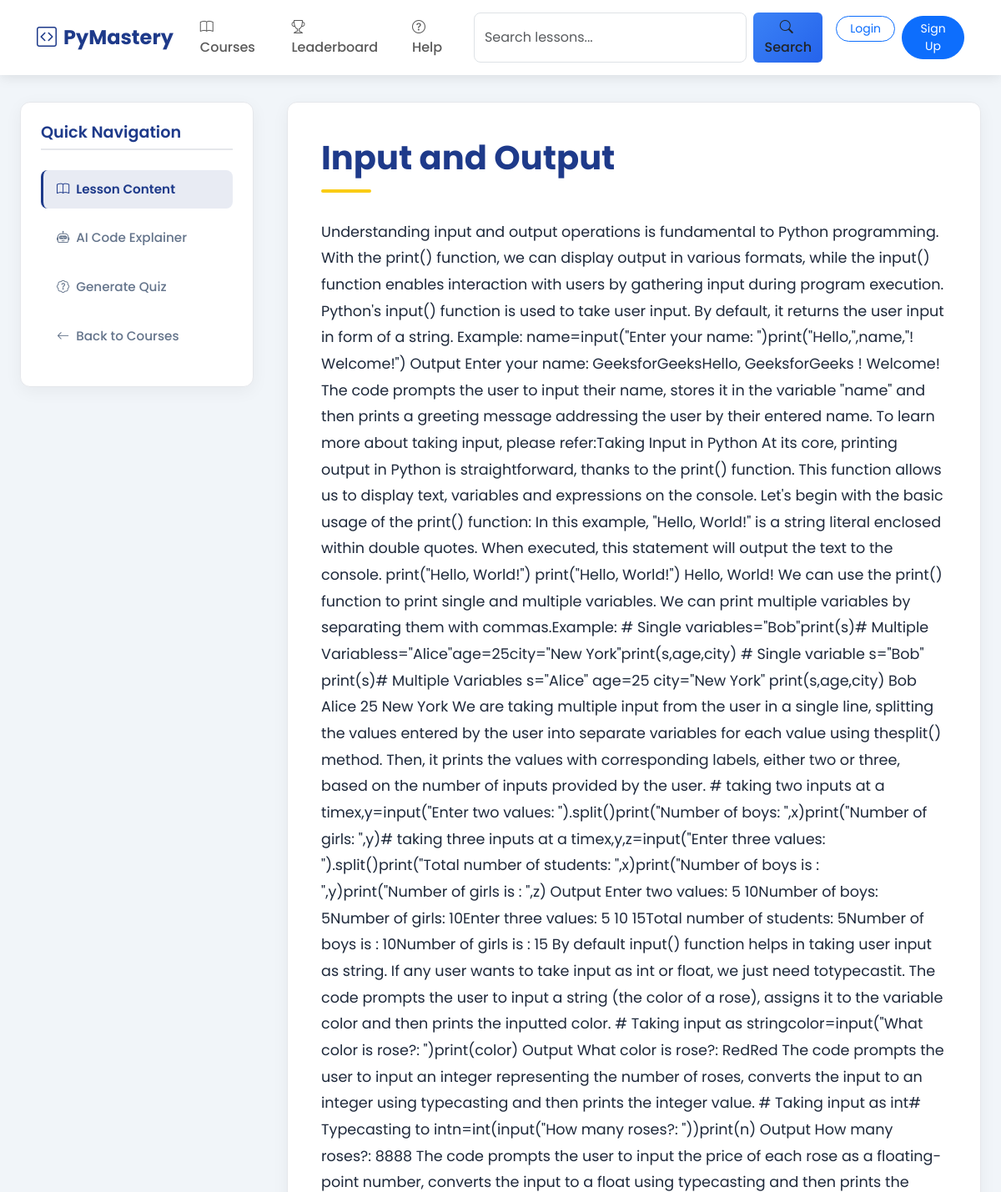
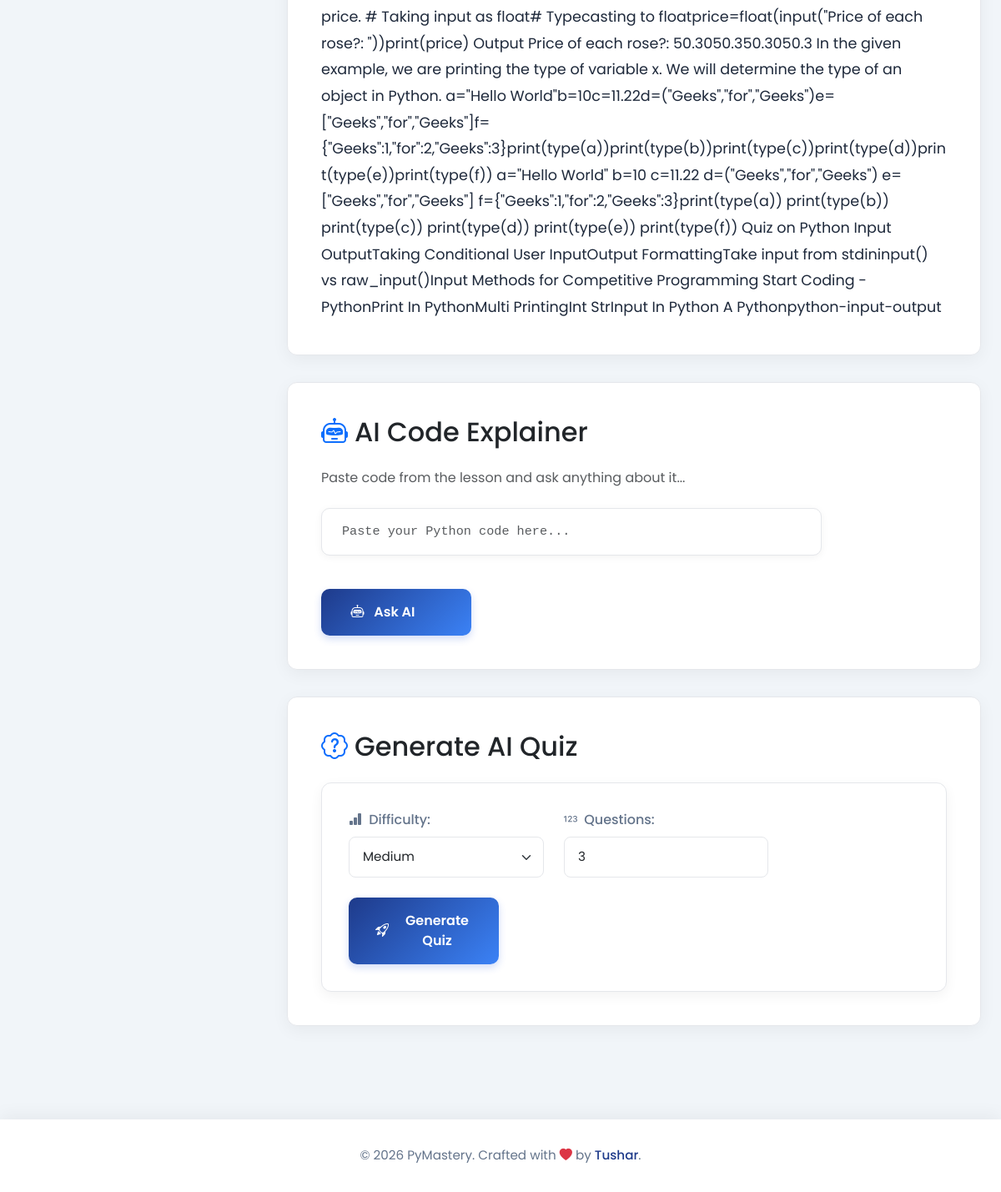
The app's page /courses/1/lessons/3/ with its own data (2 pictures, top to bottom).
### core/models.py (models this page shows, shortened)
class Lesson(models.Model):
    course = models.ForeignKey(Course, on_delete=models.CASCADE, related_name='lessons')
    title = models.CharField(max_length=200)
    content = models.TextField()
    order = models.PositiveIntegerField(default=0)

### core/views.py (the view)
# urls.py: path('courses/<int:course_id>/lessons/<int:lesson_id>/', views.lesson_detail, name='lesson_detail'),
def lesson_detail(request, course_id, lesson_id):
    lesson = get_object_or_404(Lesson, id=lesson_id, course_id=course_id)
    return render(request, 'core/lesson_detail.html', {'lesson': lesson})

### core/templates/core/lesson_detail.html (shortened to what this page needs)
{% load static %}
<!DOCTYPE html>
<html lang="en">
<head>
    <link href="https://cdn.jsdelivr.net/npm/bootstrap@5.3.0/dist/css/bootstrap.min.css" rel="stylesheet" />
    <link href="https://cdn.jsdelivr.net/npm/bootstrap-icons@1.10.5/font/bootstrap-icons.css" rel="stylesheet" />
</head>
<body>
    <nav class="navbar navbar-expand-lg navbar-light sticky-top">
        <div class="container-fluid">
            <a class="navbar-brand" href="{% url 'home' %}">
                <i class="bi bi-code-square me-2"></i>PyMastery
            </a>
            <div class="collapse navbar-collapse" id="navbarContent">
                <ul class="navbar-nav me-auto mb-2 mb-lg-0">
                    <li class="nav-item">
                        <a class="nav-link" href="{% url 'course_list' %}">
                            <i class="bi bi-book me-1"></i>Courses
                        </a>
                    </li>
                    <li class="nav-item">
                        <a class="nav-link" href="{% url 'leaderboard' %}">
                            <i class="bi bi-trophy me-1"></i>Leaderboard
                        </a>
                    </li>
                    <li class="nav-item">
                        <a class="nav-link" href="#">
                            <i class="bi bi-question-circle me-1"></i>Help
                        </a>
                    </li>
                </ul>
                <form class="d-flex mx-2" action="{% url 'lesson_list' course_id=1 %}" method="get">
                    <input class="form-control search-bar me-2" type="search" name="q" placeholder="Search lessons..." aria-label="Search" value="{{ search_query|default:'' }}">
                    <button class="btn btn-custom" type="submit">
                        <i class="bi bi-search me-1"></i>Search
                    </button>
                </form>
                <ul class="navbar-nav ms-2">
                    {% if user.is_authenticated %}
                        <li class="nav-item dropdown">
                            <a class="nav-link dropdown-toggle d-flex align-items-center" href="#" id="userDropdown" role="button" data-bs-toggle="dropdown" aria-expanded="false">
                                <i class="bi bi-person-circle me-1"></i>
                                <span class="d-none d-lg-inline">{{ user.username }}</span>
                            </a>
                            <ul class="dropdown-menu dropdown-menu-end" aria-labelledby="userDropdown">
                                <li><a class="dropdown-item" href="#"><i class="bi bi-person me-2"></i>Profile</a></li>
                                <li><a class="dropdown-item" href="{% url 'my_quiz_history' %}"><i class="bi bi-clock-history me-2"></i>Quiz History</a></li>
                                <li><hr class="dropdown-divider"></li>
                                <li>
                                    <form method="post" action="{% url 'logout' %}" class="d-inline">
                                        {% csrf_token %}
                                        <button type="submit" class="dropdown-item">
                                            <i class="bi bi-box-arrow-right me-2"></i>Logout
                                        </button>
                                    </form>
                                </li>
                            </ul>
                        </li>
                    {% else %}
                        <li class="nav-item me-2">
                            <a class="btn btn-sm btn-outline-primary rounded-pill px-3" href="{% url 'login' %}">
                                Login
                            </a>
                        </li>
                        <li class="nav-item">
                            <a class="btn btn-sm btn-primary rounded-pill px-3" href="{% url 'signup' %}">
                                Sign Up
                            </a>
                        </li>
                    {% endif %}
                </ul>
            </div>
        </div>
    </nav>
    <main>
        <aside class="sidebar slide-in">
            <h5>Quick Navigation</h5>
            <ul>
                <li><a href="#lesson-content" class="active"><i class="bi bi-book me-2"></i>Lesson Content</a></li>
                <li><a href="#ai-explainer"><i class="bi bi-robot me-2"></i>AI Code Explainer</a></li>
                <li><a href="#generate-quiz"><i class="bi bi-patch-question me-2"></i>Generate Quiz</a></li>
                {% if course and course.id %}
                    <li><a href="{% url 'lesson_list' course.id %}"><i class="bi bi-arrow-left me-2"></i>Back to Lessons</a></li>
                {% else %}
                    <li><a href="{% url 'course_list' %}"><i class="bi bi-arrow-left me-2"></i>Back to Courses</a></li>
                {% endif %}
            </ul>
        </aside>
        <div class="content-wrapper">
            <div class="card fade-in" id="lesson-content">
                <h1>{{ lesson.title }}</h1>
                <div class="prose max-w-none">
                    {{ lesson.content|safe }}
                </div>
            </div>
            <div class="card fade-in" id="ai-explainer">
                <h2 class="mb-4">
                    <i class="bi bi-robot text-primary me-2"></i>AI Code Explainer
                </h2>
                <p class="text-muted mb-4">Paste code from the lesson and ask anything about it...</p>
                <form
                    id="ai-form"
                    hx-post="{% url 'ai_explain' %}"
                    hx-target="#ai-result"
                    hx-swap="innerHTML"
                    class="ai-form"
                >
                    <div class="mb-3">
                        <input
                            type="text"
                            name="code_snippet"
                            class="form-control"
                            placeholder="Paste your Python code here..."
                            required
                        />
                    </div>
                    <button
                        type="submit"
                        class="btn"
                        hx-indicator="#loading-spinner"
                    >
                        <span id="button-text"><i class="bi bi-robot me-2"></i> Ask AI</span>
                    </button>
                </form>
            </div>
            <div class="card fade-in" id="generate-quiz">
                <h2 class="mb-4">
                    <i class="bi bi-patch-question text-primary me-2"></i>Generate AI Quiz
                </h2>
                <form method="POST" action="{% url 'generate_ai_quiz' lesson.id %}" class="quiz-form">
                    <div>
                        <label class="me-2"><i class="bi bi-bar-chart-fill me-1"></i> Difficulty:</label>
                        <select name="difficulty" class="form-select">
                            <option value="medium" selected>Medium</option>
                        </select>
                    </div>
                    <div>
                        <label class="me-2"><i class="bi bi-123 me-1"></i> Questions:</label>
                        <input type="number" name="num_questions" value="3" min="1" max="10" class="form-control">
                    </div>
                    <button type="submit" class="btn">
                        <i class="bi bi-rocket-takeoff me-2"></i> Generate Quiz
                    </button>
                </form>
            </div>
        </div>
    </main>
    <footer>
        <div class="container">
            <p class="mb-0">
                © {% now "Y" %} PyMastery. Crafted with <i class="bi bi-heart-fill text-danger"></i> by
                <a href="https://github.com/tushar-kumar-9354" target="_blank" rel="noopener">Tushar</a>.
            </p>
        </div>
    </footer>
</body>
</html>

### core/templates/core/lesson_detail.html (style rules this page uses)
:root { --primary: #1e3a8a; --secondary: #64748b; --accent: #facc15; --background: #f1f5f9; --card-bg: #ffffff; --text-primary: #1e293b; --text-secondary: #64748b; --border-color: #e5e7eb; }
body { background: var(--background); min-height: 100vh; font-family: 'Poppins', sans-serif; color: var(--text-primary); display: flex; flex-direction: column; margin: 0; transition: background 0.5s ease, color 0.5s ease; }
.navbar { transition: all 0.3s ease; box-shadow: 0 2px 15px rgba(0, 0, 0, 0.1); padding: 0.8rem 2rem; background: white !important; }
.navbar-brand { font-weight: 700; font-size: 1.5rem; color: var(--primary) !important; transition: transform 0.3s ease; }
.nav-link { font-weight: 500; padding: 0.5rem 1rem !important; border-radius: 6px; transition: all 0.3s ease; }
.btn-custom { background: linear-gradient(135deg, #3b82f6, #2563eb); border: none; transition: all 0.3s ease; font-weight: 500; }
.search-bar { min-width: 250px; transition: all 0.3s ease; border-radius: 8px !important; }
main { flex: 1; max-width: 1400px; margin: 2rem auto; padding: 0 2rem; display: flex; gap: 2.5rem; position: relative; }
.content-wrapper { flex: 1; min-width: 0; }
.sidebar { width: 280px; background: var(--card-bg); border-radius: 12px; box-shadow: 0 5px 20px rgba(0, 0, 0, 0.05); padding: 1.5rem; position: sticky; top: 6rem; height: fit-content; max-height: calc(100vh - 8rem); overflow-y: auto; border: 1px solid var(--border-color); transition: all 0.3s ease; }
.sidebar h5 { font-size: 1.2rem; font-weight: 600; color: var(--primary); margin-bottom: 1.5rem; padding-bottom: 0.5rem; border-bottom: 2px solid var(--border-color); }
.sidebar ul { list-style: none; padding: 0; margin: 0; }
.sidebar li { margin-bottom: 0.75rem; }
.sidebar a { color: var(--text-secondary); text-decoration: none; font-size: 0.95rem; font-weight: 500; transition: all 0.3s ease; display: block; padding: 0.75rem 1rem; border-radius: 8px; border-left: 3px solid transparent; }
.sidebar a.active { color: var(--primary); background: rgba(30, 58, 138, 0.1); border-left-color: var(--primary); font-weight: 600; }
.card { border: 1px solid var(--border-color); border-radius: 12px; background: var(--card-bg); box-shadow: 0 5px 20px rgba(0, 0, 0, 0.05); padding: 2.5rem; margin-bottom: 2rem; transition: transform 0.3s ease, box-shadow 0.3s ease; }
h1 { font-weight: 700; font-size: 2.5rem; color: var(--primary); margin-bottom: 2rem; line-height: 1.3; position: relative; padding-bottom: 1rem; }
h1:after { content: ''; position: absolute; bottom: 0; left: 0; width: 60px; height: 4px; background: var(--accent); border-radius: 2px; }
.prose { font-size: 1.1rem; color: var(--text-primary); line-height: 1.8; transition: color 0.5s ease; }
.ai-form { display: flex; flex-direction: column; gap: 1.5rem; }
.ai-form input { width: 100%; max-width: 600px; border: 1px solid var(--border-color); border-radius: 10px; box-shadow: 0 2px 10px rgba(0, 0, 0, 0.05); padding: 1rem 1.5rem; transition: all 0.3s ease; font-family: 'Fira Code', 'Courier New', monospace; font-size: 0.95rem; }
.ai-form button, .quiz-form button { background: linear-gradient(135deg, var(--primary), #3b82f6); border: none; padding: 1rem 2rem; border-radius: 10px; font-weight: 600; transition: all 0.3s ease; width: 180px; text-align: center; color: white; box-shadow: 0 4px 10px rgba(29, 78, 216, 0.2); display: flex; align-items: center; justify-content: center; gap: 0.5rem; }
.quiz-form { background: var(--card-bg); border: 1px solid var(--border-color); border-radius: 12px; padding: 2rem; box-shadow: 0 5px 15px rgba(0, 0, 0, 0.05); display: flex; flex-wrap: wrap; gap: 1.5rem; align-items: center; }
.quiz-form > div { display: flex; align-items: center; gap: 0.5rem; flex-wrap: wrap; }
.quiz-form label { font-weight: 500; color: var(--text-secondary); white-space: nowrap; }
.quiz-form select, .quiz-form input { border: 1px solid var(--border-color); border-radius: 8px; padding: 0.75rem 1rem; transition: all 0.3s ease; font-size: 0.95rem; min-width: 120px; }
footer { text-align: center; padding: 2rem; background: var(--card-bg); box-shadow: 0 -5px 20px rgba(0, 0, 0, 0.05); color: var(--text-secondary); font-size: 0.95rem; margin-top: 3rem; }
footer a { color: var(--primary); text-decoration: none; transition: all 0.3s ease; font-weight: 500; }
.fade-in { animation: fadeIn 0.8s ease forwards; }
.slide-in { animation: slideIn 0.8s ease forwards; }
@media (max-width: 1200px) { main { max-width: 100%; padding: 0 1.5rem; } }

### records on screen
Lesson: title "Input and Output", content "Understanding input and output operations is fundamental to Python programming. With the print() function, we can display output in various formats, while the input() function enables interaction with users by gathering input during program execution. Python's input() function is used to take user input. By default, it returns the user input in form of a string. Example: name=input(\"Enter your name: \")print(\"Hello,\",name,\"! Welcome!\") Output Enter your name: GeeksforGeeksHello, GeeksforGeeks ! Welcome! The code prompts the user to input their name, stores it in the variable \"name\" and then prints a greeting message addressing the user by their entered name. To learn more about taking input,…"
